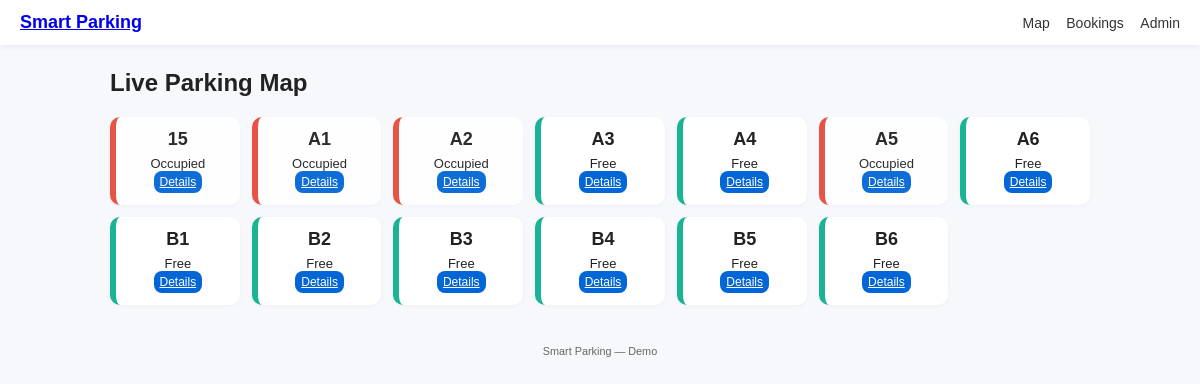
The page / on the database its author committed.
### PythonProject8SP/myapp/models.py (models this page shows, shortened)
class ParkingSlot(models.Model):
    label = models.CharField(max_length=20, unique=True)
    is_free = models.BooleanField(default=True)
    updated_at = models.DateTimeField(default=timezone.now)

### PythonProject8SP/myapp/views.py (the view)
# urls.py: path('', views.index, name='home'),
def index(request):
    if ParkingSlot.objects.count() == 0:
        rows = []
        for r in ['A', 'B']:
            for i in range(1, 7):
                rows.append(ParkingSlot(label=f"{r}{i}"))
        ParkingSlot.objects.bulk_create(rows)
    slots = ParkingSlot.objects.order_by('label')
    return render(request, 'myapp/index.html', {'slots': slots})

### PythonProject8SP/myapp/templates/myapp/index.html (shortened to what this page needs)
{% extends "myapp/base.html" %}
{% load static %}
{% block content %}
<h2>Live Parking Map</h2>
<div id="map-grid" class="grid">
  {% for slot in slots %}
    <div class="slot {% if slot.is_free %}free{% else %}occupied{% endif %}" data-id="{{ slot.id }}">
      <div class="label">{{ slot.label }}</div>
      <div class="status">{{ slot.is_free|yesno:"Free,Occupied" }}</div>
      <div class="actions"><a href="{% url 'slot_detail' slot.id %}" class="btn small">Details</a></div>
    </div>
  {% endfor %}
</div>
{% endblock %}

### PythonProject8SP/myapp/templates/myapp/base.html (shortened to what this page needs)
{% load static %}
<!DOCTYPE html>
<html lang="en">
<head>
    <link rel="stylesheet" href="{% static 'myapp/css/style.css' %}">
</head>
<body>
<header class="topbar">
    <h1><a href="{% url 'home' %}">Smart Parking</a></h1>
    <nav>
        <a href="{% url 'home' %}">Map</a>
        <a href="{% url 'bookings' %}">Bookings</a>
        <a href="{% url 'admin_panel' %}">Admin</a>
    </nav>
</header>
<main class="container">
    {% block content %}
    {% endblock %}
</main>
<footer class="footer">
    <small>Smart Parking — Demo</small>
</footer>
</body>
</html>

### PythonProject8SP/myapp/static/myapp/css/style.css (style rules this page uses)
:root { --bg:#f6f8fb; --card:#fff; --accent:#0366d6; --ok:#1ab394; --bad:#e74c3c; }
body { font-family: Arial, sans-serif; margin:0; background:var(--bg); color:#222; }
.topbar { background:var(--card); display:flex; align-items:center; justify-content:space-between; padding:12px 20px; box-shadow:0 2px 6px rgba(0,0,0,0.06); }
.topbar h1 { margin:0; font-size:18px; }
.topbar nav a { margin-left:12px; color:#333; text-decoration:none; font-size:14px; }
.container { max-width:980px; margin:24px auto; padding:0 16px; }
.grid { display:grid; grid-template-columns:repeat(auto-fit,minmax(120px,1fr)); gap:12px; }
.slot { background:var(--card); padding:12px; border-radius:10px; text-align:center; box-shadow:0 1px 4px rgba(0,0,0,0.04); }
.slot.free { border-left:6px solid var(--ok); }
.slot.occupied { border-left:6px solid var(--bad); opacity:0.95; }
.slot .label { font-weight:700; font-size:18px; }
.slot .status { margin-top:6px; font-size:13px; }
.btn { display:inline-block; padding:6px 10px; border-radius:8px; background:var(--accent); color:#fff; border:none; cursor:pointer; font-size:13px; }
.btn.small { padding:4px 6px; font-size:12px; }
.footer { text-align:center; padding:14px; color:#666; font-size:13px; margin-top:20px; }

### rows shown on the page
ParkingSlot: label "15", is_free "Occupied"
ParkingSlot: label "A1", is_free "Occupied"
ParkingSlot: label "A2", is_free "Occupied"
ParkingSlot: label "A3", is_free "Free"
ParkingSlot: label "A4", is_free "Free"
ParkingSlot: label "A5", is_free "Occupied"
ParkingSlot: label "A6", is_free "Free"
ParkingSlot: label "B1", is_free "Free"
ParkingSlot: label "B2", is_free "Free"
ParkingSlot: label "B3", is_free "Free"
ParkingSlot: label "B4", is_free "Free"
ParkingSlot: label "B5", is_free "Free"
ParkingSlot: label "B6", is_free "Free"
